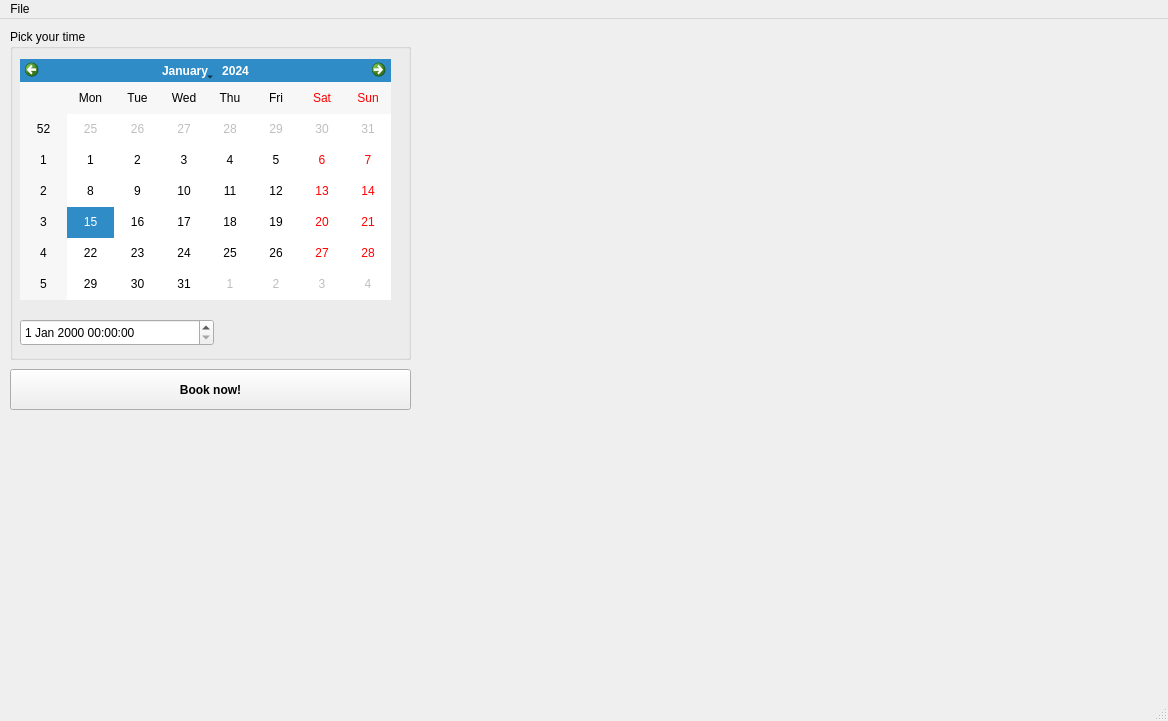
<?xml version="1.0" encoding="UTF-8"?>
<ui version="4.0">
 <class>MainWindow</class>
 <widget class="QMainWindow" name="MainWindow">
  <property name="geometry">
   <rect>
    <x>0</x>
    <y>0</y>
    <width>1168</width>
    <height>721</height>
   </rect>
  </property>
  <property name="windowTitle">
   <string>MainWindow</string>
  </property>
  <widget class="QWidget" name="centralwidget">
   <widget class="QPushButton" name="pushButton">
    <property name="geometry">
     <rect>
      <x>10</x>
      <y>350</y>
      <width>401</width>
      <height>41</height>
     </rect>
    </property>
    <property name="font">
     <font>
      <bold>true</bold>
     </font>
    </property>
    <property name="text">
     <string>Book now!</string>
    </property>
   </widget>
   <widget class="QGroupBox" name="groupBox">
    <property name="geometry">
     <rect>
      <x>10</x>
      <y>10</y>
      <width>401</width>
      <height>331</height>
     </rect>
    </property>
    <property name="title">
     <string>Pick your time</string>
    </property>
    <widget class="QCalendarWidget" name="calendarWidget">
     <property name="geometry">
      <rect>
       <x>10</x>
       <y>30</y>
       <width>371</width>
       <height>241</height>
      </rect>
     </property>
    </widget>
    <widget class="QDateTimeEdit" name="dateTimeEdit">
     <property name="geometry">
      <rect>
       <x>10</x>
       <y>290</y>
       <width>194</width>
       <height>27</height>
      </rect>
     </property>
    </widget>
   </widget>
   <widget class="QSplitter" name="splitter">
    <property name="geometry">
     <rect>
      <x>0</x>
      <y>0</y>
      <width>0</width>
      <height>0</height>
     </rect>
    </property>
    <property name="orientation">
     <enum>Qt::Orientation::Horizontal</enum>
    </property>
   </widget>
   <widget class="QSplitter" name="splitter_2">
    <property name="geometry">
     <rect>
      <x>0</x>
      <y>0</y>
      <width>0</width>
      <height>0</height>
     </rect>
    </property>
    <property name="orientation">
     <enum>Qt::Orientation::Vertical</enum>
    </property>
   </widget>
  </widget>
  <widget class="QStatusBar" name="statusbar"/>
  <widget class="QMenuBar" name="menubar">
   <property name="geometry">
    <rect>
     <x>0</x>
     <y>0</y>
     <width>1168</width>
     <height>23</height>
    </rect>
   </property>
   <widget class="QMenu" name="menuSuper_Dupper_app">
    <property name="title">
     <string>File</string>
    </property>
    <addaction name="actionOpen"/>
   </widget>
   <addaction name="menuSuper_Dupper_app"/>
  </widget>
  <action name="actionOpen">
   <property name="text">
    <string>Open</string>
   </property>
  </action>
 </widget>
 <resources/>
 <connections/>
</ui>
